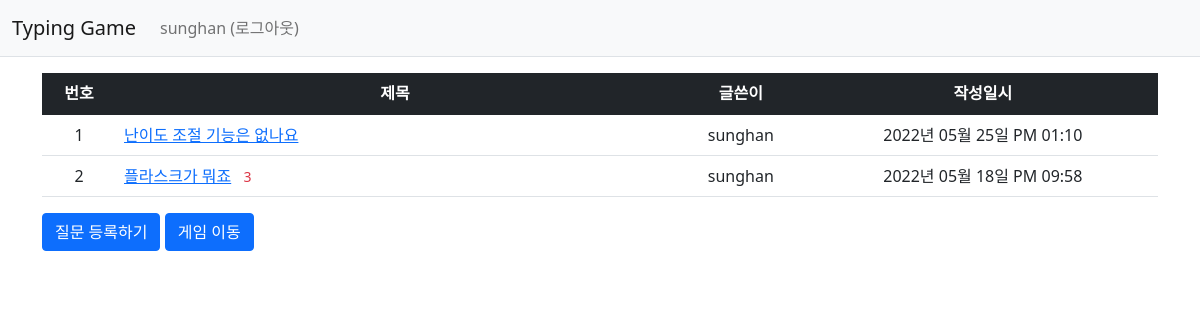
/question/list/ (signed in), run on the app's committed database.
### pybo/models.py (models this page shows)
class User(db.Model):
    id = db.Column(db.Integer, primary_key=True)
    username = db.Column(db.String(150), unique=True, nullable=False)
    password = db.Column(db.String(200), nullable=False)
    email = db.Column(db.String(120), unique=True, nullable=False)

class Question(db.Model):
    id = db.Column(db.Integer, primary_key=True)
    subject = db.Column(db.String(200), nullable=False)
    content = db.Column(db.Text(), nullable=False)
    create_date = db.Column(db.DateTime(), nullable=False)
    user_id = db.Column(db.Integer, db.ForeignKey('user.id', ondelete='CASCADE'), nullable=False)
    user = db.relationship('User', backref=db.backref('question_set'))

### pybo/views/question_views.py (the view)
@bp.route('/list/')
def _list():
    question_list = Question.query.order_by(Question.create_date.desc())
    return render_template('question/question_list.html', question_list=question_list)

### pybo/filter.py (called while the page is built)
def format_datetime(value, fmt='%Y년 %m월 %d일 %p %I:%M'):
    return value.strftime(fmt)

### pybo/views/auth_views.py (called while the page is built)
@bp.before_app_request
def load_logged_in_user():
    user_id = session.get('user_id')
    if user_id is None:
        g.user = None
    else:
        g.user = User.query.get(user_id)

### pybo/templates/question/question_list.html
{% extends 'base.html' %}
{% block content %}
<div class="container my-3">
    <table class="table">
        <thead>
        <tr class="text-center table-dark">
            <th>번호</th>
            <th style="width:50%">제목</th>
            <th>글쓴이</th>
            <th>작성일시</th>
        </tr>
        </thead>
        <tbody>
        {% if question_list %}
        {% for question in question_list %}
        <tr class="text-center">
            <td>{{ loop.index }}</td>
            <td class="text-start">
                <a href="{{ url_for('question.detail', question_id=question.id) }}">{{ question.subject }}</a>
                {% if question.answer_set|length > 0 %}
                <span class="text-danger small mx-2">{{ question.answer_set|length }}</span>
                {% endif %}
            </td>
            <td>{{ question.user.username }}</td>
            <td>{{ question.create_date|datetime }}</td>
        </tr>
        {% endfor %}
        {% else %}
        <tr>
            <td colspan="3">질문이 없습니다.</td>
        </tr>
        {% endif %}
        </tbody>
    </table>
    <a href="{{ url_for('question.create') }}" class="btn btn-primary">
        질문 등록하기
    </a>
    <a href="{{ url_for('quiz.create') }}" class="btn btn-primary">
        게임 이동
    </a>
</div>
{% endblock %}

### pybo/templates/navbar.html (shortened to what this page needs)
<nav class="navbar navbar-expand-lg navbar-light bg-light border-bottom">
    <div class="container-fluid">
        <a class="navbar-brand" href="{{ url_for('main.index') }}">Typing Game</a>
        <div class="collapse navbar-collapse" id="navbarSupportedContent">
            {% if g.user %}
            <ul class="navbar-nav">
                <li class="nav-item">
                    <a class="nav-link" href="{{ url_for('auth.logout') }}">{{ g.user.username }} (로그아웃)</a>
                </li>
            </ul>
            {% endif %}
        </div>
    </div>
</nav>

### data on the page
User: user.username "sunghan"
Question: subject "난이도 조절 기능은 없나요", user.username "sunghan", create_date "2022년 05월 25일 PM 01:10"
Question: subject "플라스크가 뭐죠", answer_set|length "3", user.username "sunghan", create_date "2022년 05월 18일 PM 09:58"
